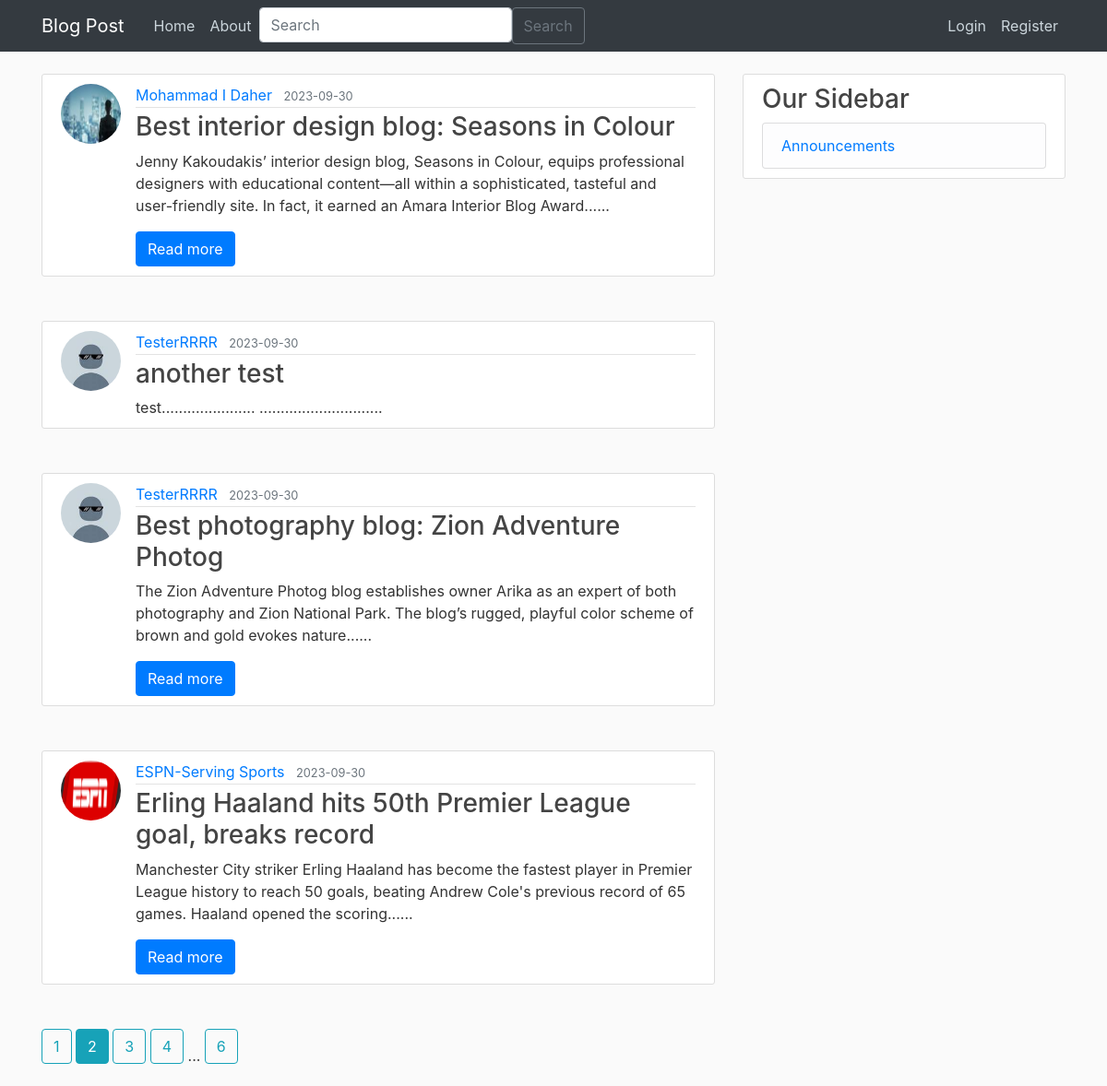
The page /home?page=2 on the database its author committed.
### flaskproject/models.py (models this page shows, shortened)
class Post(db.Model):
    id = db.Column(db.Integer, primary_key=True)
    title = db.Column(db.String(100), nullable=False)
    date_posted = db.Column(db.DateTime, nullable=False, default=datetime.utcnow)
    content = db.Column(db.Text, nullable=False)
    user_id = db.Column(db.Integer, db.ForeignKey("user.id"), nullable=False)
    def short_content(self):
        return " ".join(self.content.split()[:30])

class User(db.Model, UserMixin):
    id = db.Column(db.Integer, primary_key=True)
    username = db.Column(db.String(20), unique=True, nullable=False)
    email = db.Column(db.String(120), unique=True, nullable=False)
    image_file = db.Column(db.String(20), nullable=False, default="default.jpg")
    password = db.Column(db.String(60), nullable=False)
    posts = db.relationship("Post", backref="author", lazy=True)

### flaskproject/main/routes.py (the view)
@main.route("/")
@main.route("/home")
def home():
    page = request.args.get("page", 1, type=int)
    posts = Post.query.order_by(Post.date_posted.desc()).paginate(page=page, per_page=4)
    return render_template("home.html", posts=posts)

### flaskproject/posts/forms.py
class SearchForm(FlaskForm):
    searched = StringField("Searched", validators=[DataRequired()])
    submit = SubmitField("Submit")

### flaskproject/posts/routes.py (called while the page is built)
@posts.app_context_processor
def base():
    form = SearchForm()
    return dict(form=form)

### flaskproject/templates/home.html
{% extends "layout.html" %}
{% block content %}
    {% for post in posts.items %}
        <article class="media content-section mb-5">
          <img class="rounded-circle article-img" src="{{ url_for('static', filename='profile_pics/' + post.author.image_file) }}">
          <div class="media-body ">
            <div class="article-metadata">
              <a class="mr-2" href="{{ url_for('users.user_posts', username=post.author.username) }}">{{ post.author.username }}</a>
              <small class="text-muted">{{ post.date_posted.strftime('%Y-%m-%d') }}</small>
            </div>
            <h3><a class="article-title" href="{{ url_for('posts.post', post_id=post.id) }}">{{ post.title }}</a></h3>
            {% if post.content|length > 100 %}
              <p class="card-text">{{ post.short_content() }}......</p>
              <a href="{{ url_for('posts.post', post_id=post.id) }}" class="btn btn-primary">Read more</a>
            {% else %}
              <p class="card-text">{{post.content}}</p>
            {% endif %}
          </div>
        </article>
    {% endfor %}
    {% for page_num in posts.iter_pages(left_edge=1, right_edge=1, left_current=1, right_current=2) %}
      {% if page_num %}
        {% if posts.page == page_num %}
          <a class="btn btn-info mb-4" href="{{ url_for('main.home', page=page_num) }}">{{ page_num }}</a>
        {% else %}
          <a class="btn btn-outline-info mb-4" href="{{ url_for('main.home', page=page_num) }}">{{ page_num }}</a>
        {% endif %}
      {% else %}
        ...
      {% endif %}
    {% endfor %}
{% endblock content %}

### flaskproject/static/main.css (style rules this page uses)
body { background: #fafafa; color: #333333; margin-top: 5rem; }
h1, h2, h3, h4, h5, h6 { color: #444444; }
.content-section { background: #ffffff; padding: 10px 20px; border: 1px solid #dddddd; border-radius: 3px; margin-bottom: 20px; }
.article-title { color: #444444; }
.article-img { height: 65px; width: 65px; margin-right: 16px; }
.article-metadata { padding-bottom: 1px; margin-bottom: 4px; border-bottom: 1px solid #e3e3e3 }

### rows shown on the page
Post: image_file (picture), author.username "Mohammad I Daher", date_posted "2023-09-30", title "Best interior design blog: Seasons in Colour", short_content "Jenny Kakoudakis’ interior design blog, Seasons in Colour, equips professional designers with educational content—all within a sophisticated, tasteful and user-friendly site. In fact, it earned an Amara Interior Blog Award"
Post: image_file (picture), author.username "TesterRRRR", date_posted "2023-09-30", title "another test", content "test...................... ............................."
Post: image_file (picture), author.username "TesterRRRR", date_posted "2023-09-30", title "Best photography blog: Zion Adventure Photog", short_content "The Zion Adventure Photog blog establishes owner Arika as an expert of both photography and Zion National Park. The blog’s rugged, playful color scheme of brown and gold evokes nature"
Post: image_file (picture), author.username "ESPN-Serving Sports", date_posted "2023-09-30", title "Erling Haaland hits 50th Premier League goal, breaks record", short_content "Manchester City striker Erling Haaland has become the fastest player in Premier League history to reach 50 goals, beating Andrew Cole's previous record of 65 games. Haaland opened the scoring"

### other values the page prints
{{ page_num }} "1" "3" "4" "6"
{{ page_num }} "2"
